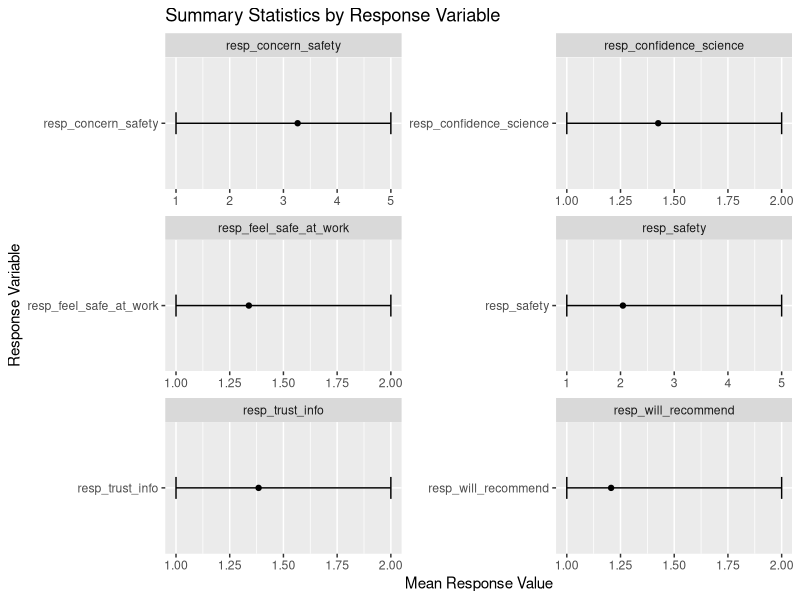
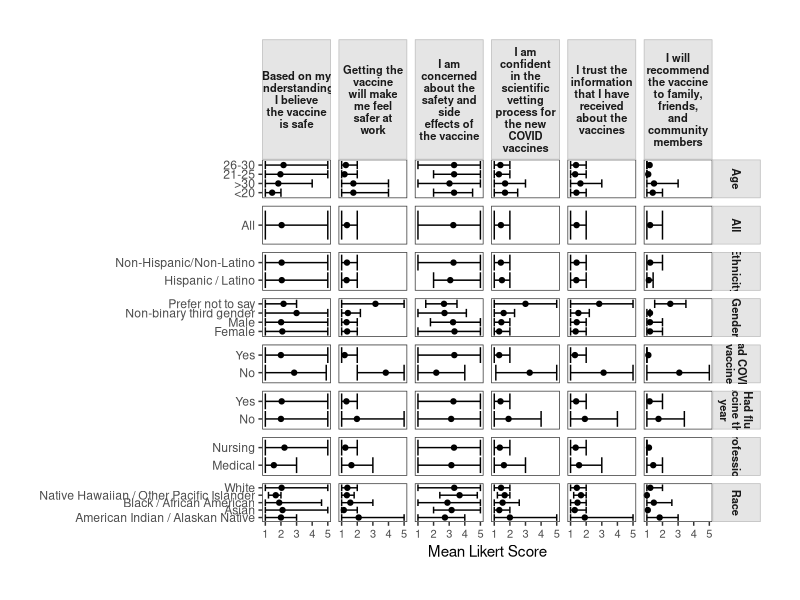

Source code (R) for these figures, in order:
## ---- chunk 1
# Do not modify this chunk.
knitr::opts_chunk$set(echo = TRUE, warning = FALSE, message = FALSE)
## ---- chunk 2
# Put all necessary libraries here
library(tidyverse)
## ---- chunk 3
survey_data <- read.csv("data/covid-survey.csv", skip = 1)
head(survey_data)
dim(survey_data)

## ---- chunk 4
# Filter out rows where all values except "response_id" are NA
cleaned_data <- survey_data %>%
  filter(!is.na(exp_profession) &
         !is.na(exp_flu_vax) &
         !is.na(exp_gender) &
         !is.na(exp_race) &
         !is.na(exp_ethnicity) &
         !is.na(exp_age_bin) &
         !is.na(exp_already_vax) &
         !is.na(resp_safety) &
         !is.na(resp_confidence_science) &
         !is.na(resp_concern_safety) &
         !is.na(resp_feel_safe_at_work) &
         !is.na(resp_will_recommend))

head(cleaned_data)
dim(cleaned_data)
## ---- chunk 5

# Relabel survey response values
cleaned_data2 <- cleaned_data %>%
  mutate(exp_already_vax = ifelse(exp_already_vax == 0, "No", "Yes"),
         exp_flu_vax = ifelse(exp_flu_vax == 0, "No", "Yes"),
         exp_profession = ifelse(exp_profession == 0, "Medical", "Nursing"),
         exp_gender = case_when(
           exp_gender == 0 ~ "Male",
           exp_gender == 1 ~ "Female",
           exp_gender == 3 ~ "Non-binary third gender",
           exp_gender == 4 ~ "Prefer not to say"
         ),
         exp_race = case_when(
           exp_race == 1 ~ "American Indian / Alaskan Native",
           exp_race == 2 ~ "Asian",
           exp_race == 3 ~ "Black / African American",
           exp_race == 4 ~ "Native Hawaiian / Other Pacific Islander",
           exp_race == 5 ~ "White"
         ),
         exp_ethnicity = ifelse(exp_ethnicity == 1, "Hispanic / Latino", "Non-Hispanic/Non-Latino"),
         exp_age_bin = case_when(
          exp_age_bin == 0 ~ "<20",
           exp_age_bin == 20 ~ "21-25",
           exp_age_bin == 25 ~ "26-30",
           exp_age_bin == 30 ~ ">30",
))
head(cleaned_data2)
dim(cleaned_data2)

## ---- chunk 6
covid_survey_longer <- cleaned_data2 %>% 
  pivot_longer(
    cols = starts_with("exp_"),
    names_to = "explanatory",
    values_to = "explanatory_value"
) %>% 
filter(!is.na(explanatory_value)) %>%
  pivot_longer(
    cols = starts_with("resp_"), 
    names_to = "response", 
    values_to = "response_value"
)

covid_survey_longer
## ---- chunk 7

covid_survey_summary_stats_by_group <- covid_survey_longer %>%
  group_by(explanatory, explanatory_value, response) %>%
  summarize(
    mean = mean(response_value, na.rm = TRUE),
    low = quantile(response_value, 0.10, na.rm = TRUE),
    high = quantile(response_value, 0.90, na.rm = TRUE)
  )

covid_survey_summary_stats_by_group

## ---- chunk 8
covid_survey_summary_stats_all <- covid_survey_longer %>%
  group_by(response) %>%
  summarize(
    mean = mean(response_value, na.rm = TRUE),
    low = quantile(response_value, 0.10, na.rm = TRUE),
    high = quantile(response_value, 0.90, na.rm = TRUE)
  )

covid_survey_summary_stats_all

## ---- chunk 9
covid_survey_summary_stats <- bind_rows(covid_survey_summary_stats_all, covid_survey_summary_stats_by_group)

covid_survey_summary_stats

## ---- chunk 10
# Plot the faceted graph with rotated x-axis
ggplot(covid_survey_summary_stats_all, aes(x = response, y = mean)) +
  geom_point() +
  geom_errorbar(aes(ymin = low, ymax = high), width = 0.2) +
  facet_wrap(~ response, scales = "free", ncol = 2) +
  labs(x = "Response Variable", y = "Mean Response Value", title = "Summary Statistics by Response Variable") +
  coord_flip()

## ---- chunk 11

covid_survey_summary_stats %>%
  mutate(explanatory = case_when(
    explanatory == "exp_age_bin" ~ "Age",
    explanatory == "exp_gender" ~ "Gender",
    explanatory == "exp_race" ~ "Race",
    explanatory == "exp_ethnicity" ~ "Ethnicity",
    explanatory == "exp_profession" ~ "Profession",
    explanatory == "exp_already_vax" ~ "Had COVID vaccine",
    explanatory == "exp_flu_vax" ~ "Had flu vaccine this year",
    is.na(explanatory) ~ "All"
  ), 
  response = case_when(
    response == "resp_safety" ~ "Based on my understanding, I believe the vaccine is safe",
    response == "resp_feel_safe_at_work" ~ "Getting the vaccine will make me feel safer at work",
    response == "resp_concern_safety" ~ "I am concerned about the safety and side effects of the vaccine",
    response == "resp_confidence_science" ~ "I am confident in the scientific vetting process for the new COVID vaccines",
    response == "resp_trust_info" ~ "I trust the information that I have received about the vaccines",
    response == "resp_will_recommend" ~ "I will recommend the vaccine to family, friends, and community members"
  ), 
  explanatory_value = case_when(
    is.na(explanatory_value) ~ "All",
    TRUE ~ explanatory_value
  )
) %>%
ggplot(aes(x = mean, y = explanatory_value, xmin = low, xmax = high)) +
  geom_point() +
  geom_errorbar(aes(xmin = low, xmax = high)) +
  facet_grid(explanatory ~ response, scales = "free", labeller = labeller(explanatory = label_wrap_gen(15), response = label_wrap_gen(12))) +
  labs(x = "Mean Likert Score", y = NULL) +
  theme_bw() +
  theme(
    panel.grid.major = element_blank(),
    panel.grid.minor = element_blank(),
    strip.background = element_rect(fill = "gray90", color = "gray"),
    strip.text = element_text(face = "bold", size = 8),
    axis.text.x = element_text(size = 8),
    legend.position = "none",
    plot.background = element_rect(fill = "white"),  # Set plot background to white
    plot.margin = margin(1, 1, 1, 1, "cm")  # Set margin to create space around the plot
  )

